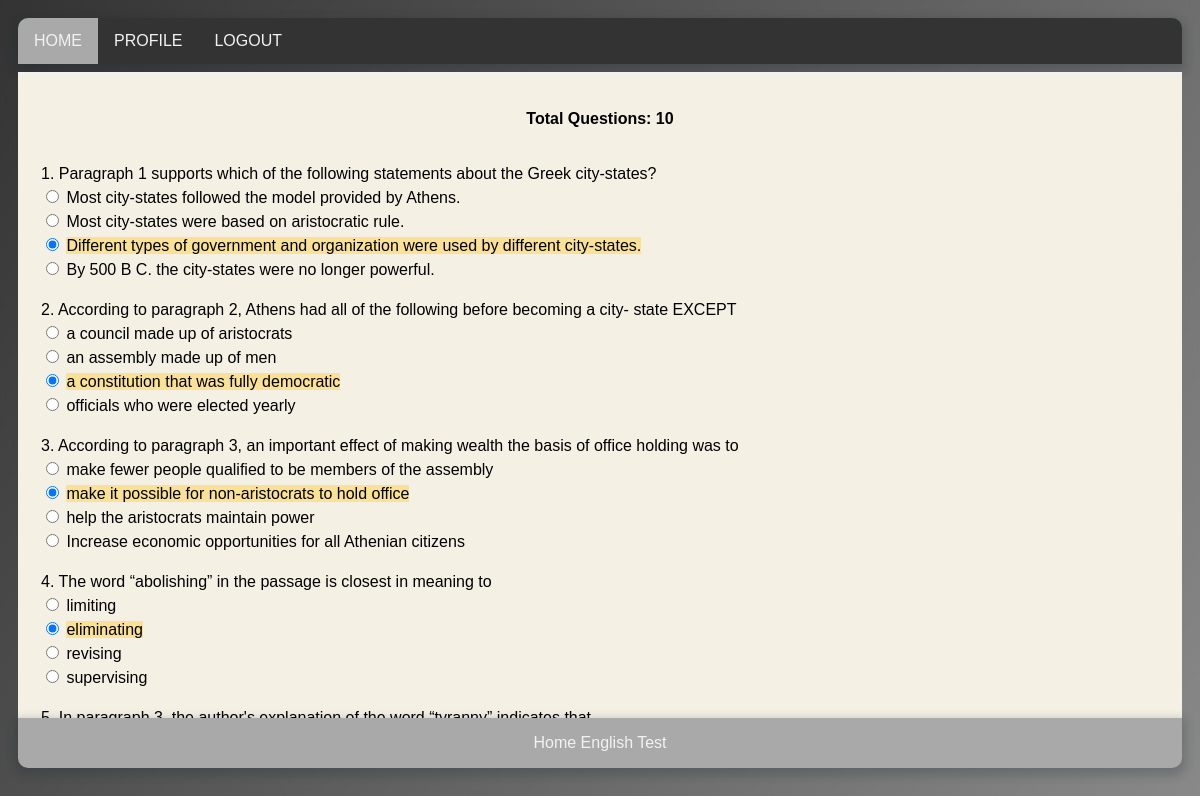
The page /view_answers.php (signed in) on the database its author committed.
### tables this page shows
CREATE TABLE `question` (
  `question_id` int(11) NOT NULL,
  `question_no` int(11) DEFAULT NULL,
  `question_title` varchar(255) DEFAULT NULL,
  `question_text` varchar(255) DEFAULT NULL,
  `question_mark` int(11) DEFAULT NULL,
  `question_correct_answer` enum('a','b','c','d') DEFAULT NULL,
  `exam_id` int(11) NOT NULL
);

CREATE TABLE `answer` (
  `answer_id` int(11) NOT NULL,
  `answer_title` varchar(255) DEFAULT NULL,
  `is_correct` tinyint(4) DEFAULT NULL,
  `answer_code` enum('a','b','c','d') DEFAULT NULL,
  `question_id` int(11) NOT NULL,
  `question_no` int(11) NOT NULL
);

### class/class.php (called while the page is built, shortened)
<?php
class Database{
    public $host = "silva.computing.dundee.ac.uk";
    public $user = "het";
    public $password = "5754.het.4575";
    public $database = "hetdb";
    public $mysqli;
    private function default_connection(){
        $this->mysqli = new mysqli($this->host, $this->user, $this->password, $this->database);
    }
    public function query($sql){
        $result = $this->mysqli->query($sql) or die($this->mysqli->error.__LINE__);
        if($result->num_rows > 0){
          return $result;
        } else {
          return false;
        }
    }
}
?>
<?php
class Exam{
    private $database;
    public function __construct(){
      $this->database = new Database();
    }
    public function question_num_rows(){
      $sql = "SELECT * FROM `question`";
      $sql_result = $this->database->query($sql);
      $question_num_rows = $sql_result->num_rows;
      return $question_num_rows;
    }
    public function question_by_order(){
      $sql = "SELECT * FROM `question` ORDER BY `question_no` ASC";
      $sql_result = $this->database->query($sql);
      return $sql_result;
    }
    public function answer_by_number($question_num_passed_in){
      $sql = "SELECT * FROM `answer` where `question_no` = '$question_num_passed_in'";
      $sql_result = $this->database->query($sql);
      return $sql_result;
    }
}
?>

### view_answers.php (the view, shortened to what this page needs)
<link rel="stylesheet" href="css/test.css">
<?php
include ("header.php");
include_once ("class/class.php");
$exam = new Exam();
?>
<?php
	$question_num_rows = $exam->question_num_rows();
?>
<div class="main">
<p class="center">Total Questions: <?php echo $question_num_rows; ?></p>
	<div class="center">
		<table>
		<?php
			$question_by_order = $exam->question_by_order();
			if($question_by_order){
				while($question_row_by_order = $question_by_order->fetch_assoc()){
		?>
					<tr><td colspan="2">
					<p><?php echo "<br/>".$question_row_by_order['question_no']; ?>. <?php echo $question_row_by_order['question_title']; ?></p>
					</td></tr>
		<?php
			$question_no = $question_row_by_order['question_no'];
			$answer_by_number = $exam->answer_by_number($question_no);
			if($answer_by_number){
					while($answer_row_by_number = $answer_by_number->fetch_assoc()){
			?>
					<tr><td>
		<?php
						if($answer_row_by_number['is_correct'] == 1){
		?>
						<input type="radio" checked/>
		<?php
							echo "<span style='background-color: #fae196;'>".$answer_row_by_number['answer_title']."</span>";
						}else{
		?>
						<input type="radio" />
		<?php
							echo $answer_row_by_number['answer_title'];
						}
		?>
						</td></tr>
		<?php
					}
			}
		?>
		<?php
				}
			}
		?>
		</table>
	</div>
</div>
<?php
include ("footer.php");
?>

### header.php (shortened to what this page needs)
<!DOCTYPE html>
<html>
<head>
	<link rel="stylesheet" href="css/test.css">
</head>
<div>
	<ul class="topnav">
	<?php
		if (isset($_SESSION['logged_in']) == 1){
	?>
		<li><a class="active" href="index.php">HOME</a></li>
		<li><a href="profile.php">PROFILE</a></li>
		<li><a href="logout.php">LOGOUT</a></li>
	<?php
		}
		else {
	?>
		<li><a class="active" href="index.php">HOME</a></li>
		<li><a href="index.php#login">LOGIN</a></li>
		<li><a href="index.php#signup">SIGNUP</a></li>
	<?php
		}
	?>
	</ul>
</div>

### footer.php
<div class="footer">
	<p>Home English Test</p>
</div>
</body>
</html>

### css/test.css (style rules this page uses)
* { box-sizing: border-box; }
ul { list-style-type: none; background-color: #f1f1f1; overflow: auto; margin: 0; margin-bottom: 8px; padding: 14px 16px; border-radius: 10px 10px 10px 10px; }
ul.topnav { list-style-type: none; overflow: hidden; background-color: #333; margin: 0; margin-bottom: 8px; padding: 0; border-radius: 10px 10px 0px 0px; box-shadow: 0 4px 10px 4px rgba(19, 35, 47, 0.2); }
ul.topnav li { float: left; }
ul.topnav li a { display: block; color: #f2f2f2; text-align: center; padding: 14px 16px; text-decoration: none; }
ul.topnav li a.active { background-color: #a9a9a9; }
.main { margin-bottom: -20px; width: 100%; height: 650px; background-color: #f5f0e4; border-style: solid; border-color: #f2f2f2; border-width: 2px; border-left:none; border-right:none; padding: 20px; overflow: auto; }
.center { text-align: center; font-weight: bold; }
.footer { color: #f2f2f2; text-align: center; background: #a9a9a9; clear: both; position: relative; height: 50px; line-height:50px; margin: 0; margin-top: 8px; padding: 0; border-radius: 0px 0px 10px 10px; box-shadow: 0 4px 10px 4px rgba(19, 35, 47, 0.2); }

### rows shown on the page
question: question_no "1", question_title "Paragraph 1 supports which of the following statements about the Greek city-states?"
answer: answer_title "Most city-states followed the model provided by Athens."
answer: answer_title "Most city-states were based on aristocratic rule."
answer: answer_title "Different types of government and organization were used by different city-states."
answer: answer_title "By 500 B C. the city-states were no longer powerful."
question: question_no "2", question_title "According to paragraph 2, Athens had all of the following before becoming a city- state EXCEPT"
answer: answer_title "a council made up of aristocrats"
answer: answer_title "an assembly made up of men"
answer: answer_title "a constitution that was fully democratic"
answer: answer_title "officials who were elected yearly"
question: question_no "3", question_title "According to paragraph 3, an important effect of making wealth the basis of office holding was to"
answer: answer_title "make fewer people qualified to be members of the assembly"
answer: answer_title "make it possible for non-aristocrats to hold office"
answer: answer_title "help the aristocrats maintain power"
answer: answer_title "Increase economic opportunities for all Athenian citizens"
question: question_no "4", question_title "The word “abolishing” in the passage is closest in meaning to"
answer: answer_title "limiting"
answer: answer_title "eliminating"
answer: answer_title "revising"
answer: answer_title "supervising"

### other values the page prints
$question_num_rows "10"
